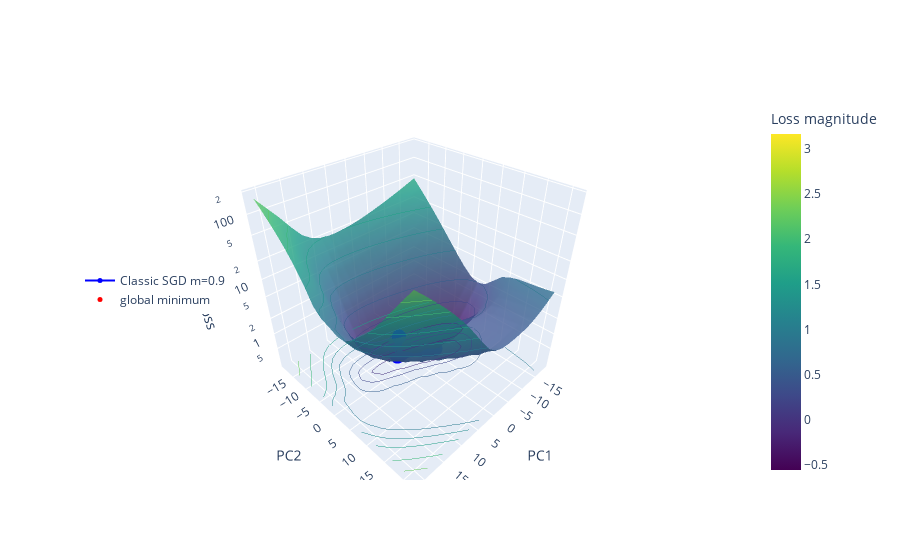

This figure's notebook cell:
### Code cell
surface = go.Surface(
    x=xx_9,
    y=yy_9,
    z=grid_losses_9,
    opacity=0.8,
    name="grid point",
    coloraxis="coloraxis",
    colorscale="Viridis",
)

trajectory_names = [
    "Classic SGD m=0.9",
]
trajectory_colors = ['blue', 'yellow', 'purple', 'cyan', 'magenta']  # Define more colors if you have more trajectories
trajectories = []
for i, (rw, tl) in enumerate(zip([new_reduced_weights[2]], trajectories_loss_reevaluted_9)):
    traj = go.Scatter3d(
        x=rw[:, 0],
        y=rw[:, 1],
        z=tl,
        mode="markers+lines",
        line=dict(color=trajectory_colors[i % len(trajectory_colors)]),
        marker=dict(color=trajectory_colors[i % len(trajectory_colors)], size=5),
        name=trajectory_names[i],
    )
    trajectories.append(traj)

layout = go.Layout(
    scene=dict(xaxis_title="PC1", yaxis_title="PC2", zaxis_title=" Loss", zaxis=dict(type='log')),
    coloraxis=dict(colorbar=dict(title="Loss magnitude"), 
                   colorscale="Viridis",
                   cmin=np.log10(grid_losses.min()),  
                    cmax=np.log10(grid_losses.max()),
    ),
)   

fig = go.Figure(data=[surface]+ trajectories, layout=layout)

fig.data[0].update(contours_z=dict(show=True, usecolormap=True,
                              highlightcolor="limegreen", project_z=True))

_min_x_9, _min_y_9 = np.unravel_index(np.argmin(grid_losses_9), grid_losses_9.shape)
min_point_9 = go.Scatter3d(
    x=[xx_9[_min_x_9, _min_y_9]],
    y=[yy_9[_min_x_9, _min_y_9]],
    z=[grid_losses_9[_min_x_9, _min_y_9]],
    mode='markers',
    marker=dict(
        size=5,
        color='red',
    ),
    name="global minimum"
)

fig.add_trace(min_point_9)

fig.update_layout(legend=dict(orientation="v", x=0, y=0.5))

fig.show()

### Figure 1 — Plotly figure (JSON) as saved in the notebook; plotly's stock layout.template omitted (floating-point values rounded to 4 significant figures; data arrays with more than 128 entries replaced by an {"elided": "..."} marker saying what was removed)
{"data": [{"coloraxis": "coloraxis", "colorscale": [[0, "#440154"], [0.1111, "#482878"], [0.2222, "#3e4989"], [0.3333, "#31688e"], [0.4444, "#26828e"], [0.5556, "#1f9e89"], [0.6667, "#35b779"], [0.7778, "#6ece58"], [0.8889, "#b5de2b"], [1, "#fde725"]], "contours": {"z": {"highlightcolor": "limegreen", "project": {"z": true}, "show": true, "usecolormap": true}}, "name": "grid point", "opacity": 0.8, "type": "surface", "x": {"elided": "20x20 float values"}, "y": {"elided": "20x20 float values"}, "z": {"elided": "20x20 float values"}}, {"line": {"color": "blue"}, "marker": {"color": "blue", "size": 5}, "mode": "markers+lines", "name": "Classic SGD m=0.9", "type": "scatter3d", "x": [8.089, 8.089, 6.407, 5.219, 5.218, 4.169, 3.244, 3.243, 2.386, 1.612, 1.611, 0.9155, 0.2476, 0.247, -0.383, -0.9689, -0.9692, -1.528, -2.03, -2.03, -2.508, -2.966, -2.967, -3.41, -3.814, -3.815, -4.196, -4.534, -4.534, -4.88, -5.164], "y": [3.875, 3.875, 0.9029, -0.4018, -0.4033, -1.091, -1.476, -1.477, -1.635, -1.657, -1.657, -1.566, -1.389, -1.389, -1.162, -0.9505, -0.9494, -0.6495, -0.3214, -0.3215, -0.04285, 0.2676, 0.2675, 0.5313, 0.8319, 0.8317, 1.089, 1.381, 1.382, 1.554, 1.752], "z": [2.2, 2.2, 1.088, 0.4875, 0.4871, 0.346, 0.314, 0.314, 0.3084, 0.3082, 0.3082, 0.3062, 0.3013, 0.3013, 0.2944, 0.2886, 0.2885, 0.2794, 0.2703, 0.2703, 0.2642, 0.2584, 0.2584, 0.2549, 0.252, 0.252, 0.2509, 0.2506, 0.2506, 0.2515, 0.253]}, {"marker": {"color": "red", "size": 5}, "mode": "markers", "name": "global minimum", "type": "scatter3d", "x": [-3.769], "y": [0.4161], "z": [0.2604]}], "layout": {"coloraxis": {"cmax": 3.166, "cmin": -0.5566, "colorbar": {"title": {"text": "Loss magnitude"}}, "colorscale": [[0, "#440154"], [0.1111, "#482878"], [0.2222, "#3e4989"], [0.3333, "#31688e"], [0.4444, "#26828e"], [0.5556, "#1f9e89"], [0.6667, "#35b779"], [0.7778, "#6ece58"], [0.8889, "#b5de2b"], [1, "#fde725"]]}, "legend": {"orientation": "v", "x": 0, "y": 0.5}, "scene": {"xaxis": {"title": {"text": "PC1"}}, "yaxis": {"title": {"text": "PC2"}}, "zaxis": {"title": {"text": " Loss"}, "type": "log"}}}}
